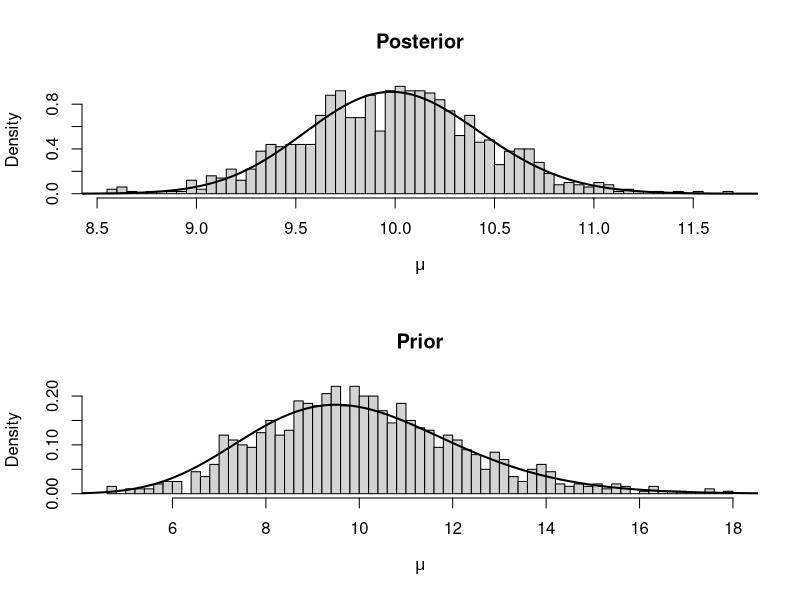
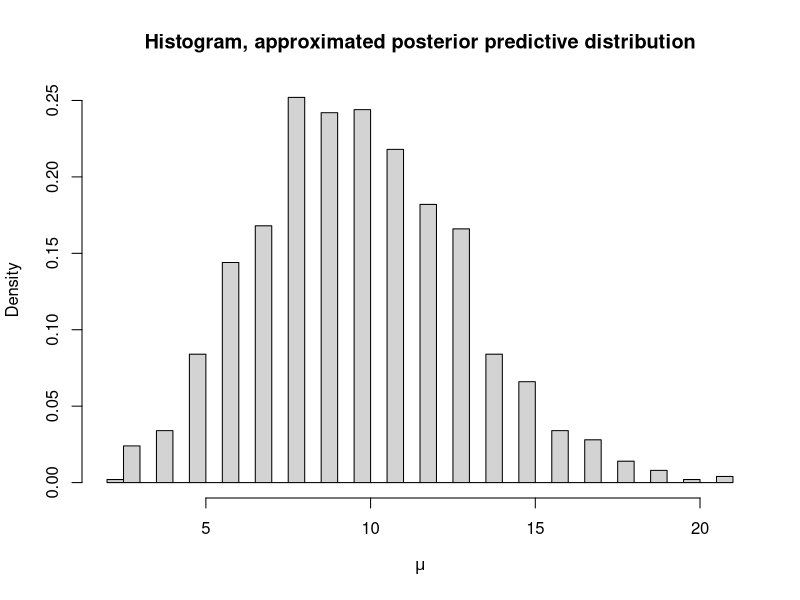

Here is the R script that generated these plots, in order:
## a) Draw 1000 samples from prior (Gamma) and 1000 samples from posterior (Gamma). Plot prior and posterior using
## both samples and their analytical expressions. 

n=50
x_mean=10
beta=2
nDraws=1000

# We know that posterior distribution is the Gamma(alpha+sum(data), beta+n). Mean for Gamma distrib is alpha/beta.
## If beta=2 then beta+n for posterior is 52. alpha/2=(alpha+500)/52 which yields 50*alpha=1000 and alpha=20
## Check: 20/2=10, (20+500)/52=10 OK!

alpha=20 # According to motivation above
post_draws=rgamma(nDraws, alpha+n*x_mean, beta+n)
prior_draws=rgamma(nDraws, alpha, beta)
gridWidth=0.01
muGrid_post=seq(7,12, gridWidth) # Range taken with inspiration from histogram
muGrid_prior=seq(4,20,gridWidth)
par(mfrow=c(2,1))
hist(post_draws, breaks=50, main="Posterior", xlab=expression(mu),
     freq=FALSE)
lines(muGrid_post, dgamma(muGrid_post, alpha+n*x_mean, beta+n), lwd=2, xlab=expression(mu))
hist(prior_draws, breaks=50, main="Prior", xlab=expression(mu),
     freq=FALSE)
lines(muGrid_prior, dgamma(muGrid_prior, alpha, beta), lwd=2, xlab=expression(mu))

## As seen in the plots the distributions resemble each other. 

## b) Simulate 1000 draws from predictive distribution of new observation and plot distribution.

par(mfrow=c(1,1))
x_pred=rpois(1000, lambda=post_draws)
hist(x_pred, breaks=50, main="Histogram, approximated posterior predictive distribution", xlab=expression(mu),
     freq=FALSE)

## c) Prob that x51=10 based on posterior predictive distribution

sum(x_pred==10)/nDraws

